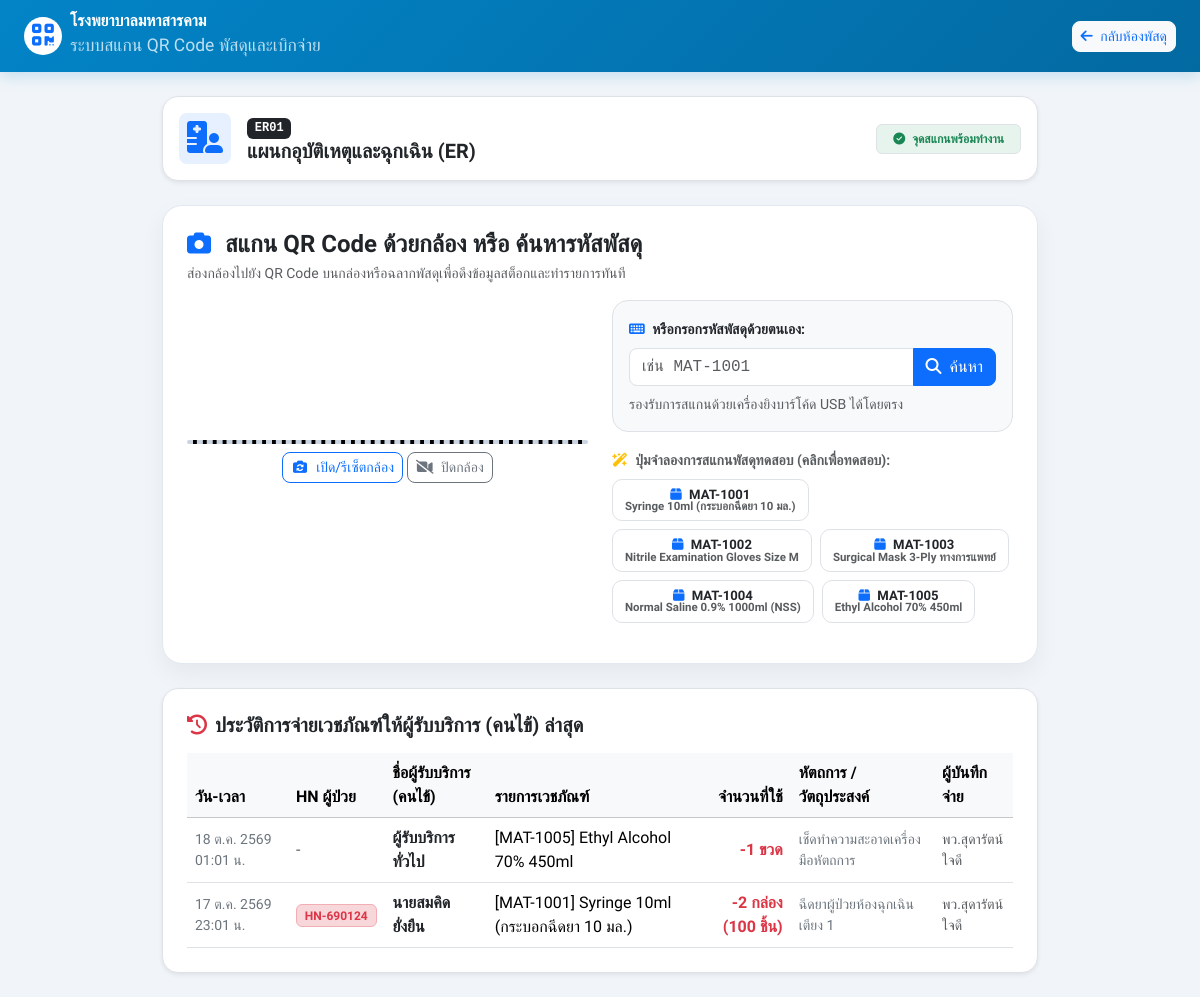
The page /unit/scan.php (signed in) on the database its author committed.
### tables this page shows
CREATE TABLE `units` (
    `unit_id` INT AUTO_INCREMENT PRIMARY KEY,
    `unit_code` VARCHAR(50) NOT NULL UNIQUE,
    `unit_name` VARCHAR(150) NOT NULL,
    `phone` VARCHAR(50) DEFAULT NULL,
    `location` VARCHAR(150) DEFAULT NULL,
    `created_at` TIMESTAMP DEFAULT CURRENT_TIMESTAMP
);

CREATE TABLE `materials` (
    `material_id` INT AUTO_INCREMENT PRIMARY KEY,
    `material_code` VARCHAR(100) NOT NULL UNIQUE,
    `barcode` VARCHAR(100) NULL,
    `material_name` VARCHAR(200) NOT NULL,
    `category` VARCHAR(100) DEFAULT 'เวชภัณฑ์สิ้นเปลือง',
    `unit_unit` VARCHAR(50) NOT NULL DEFAULT 'ชิ้น',
    `unit_price` DECIMAL(10,2) NOT NULL DEFAULT 0.00,
    `supplier` VARCHAR(150) NULL DEFAULT 'องค์การเภสัชกรรม (GPO)',
    `lot_no` VARCHAR(100) NULL,
    `exp_date` DATE NULL,
    `min_stock` INT DEFAULT 10,
    `description` TEXT NULL,
    `created_at` TIMESTAMP DEFAULT CURRENT_TIMESTAMP
);

CREATE TABLE `unit_usages` (
    `usage_id` INT AUTO_INCREMENT PRIMARY KEY,
    `unit_id` INT NOT NULL,
    `material_id` INT NOT NULL,
    `patient_hn` VARCHAR(50) NULL,
    `patient_name` VARCHAR(150) NULL,
    `quantity` INT NOT NULL,
    `lot_no` VARCHAR(100) NULL,
    `used_by` VARCHAR(150) NULL,
    `patient_or_purpose` TEXT NULL,
    `used_at` TIMESTAMP DEFAULT CURRENT_TIMESTAMP,
    `user_id` INT NULL,
    FOREIGN KEY (`unit_id`) REFERENCES `units`(`unit_id`) ON DELETE CASCADE,
    FOREIGN KEY (`material_id`) REFERENCES `materials`(`material_id`),
    FOREIGN KEY (`user_id`) REFERENCES `users`(`user_id`)
);

### config.php (called while the page is built, shortened)
<?php
function h($string) {
    return htmlspecialchars($string ?? '', ENT_QUOTES, 'UTF-8');
}
function thaiDate($datetime, $showTime = true) {
    $timestamp = strtotime($datetime);
    $thai_months = [
        1 => 'ม.ค.', 2 => 'ก.พ.', 3 => 'มี.ค.', 4 => 'เม.ย.', 5 => 'พ.ค.', 6 => 'มิ.ย.',
        7 => 'ก.ค.', 8 => 'ส.ค.', 9 => 'ก.ย.', 10 => 'ต.ค.', 11 => 'พ.ย.', 12 => 'ธ.ค.'
    ];
    $year = date('Y', $timestamp) + 543;
    $month = $thai_months[(int)date('n', $timestamp)];
    $day = date('j', $timestamp);
    if ($showTime) {
        return "$day $month $year " . date('H:i', $timestamp) . " น.";
    }
    return "$day $month $year";
}
    ?>

### unit/scan.php (the view, shortened to what this page needs)
<?php
require_once __DIR__ . '/../config.php';
$current_unit_id = (int)($_SESSION['unit_id'] ?? 2);
$unit_stmt = $pdo->prepare("SELECT * FROM units WHERE unit_id = ?");
$unit_stmt->execute([$current_unit_id]);
$current_unit = $unit_stmt->fetch();
$all_materials = $pdo->query("SELECT material_id, material_code, barcode, material_name, category FROM materials ORDER BY material_id ASC")->fetchAll();
$patient_usages_stmt = $pdo->prepare("
    SELECT u.*, m.material_code, m.barcode, m.material_name, m.unit_unit
    FROM unit_usages u
    JOIN materials m ON u.material_id = m.material_id
    WHERE u.unit_id = ?
    ORDER BY u.usage_id DESC
    LIMIT 15
");
$patient_usages_stmt->execute([$current_unit_id]);
$recent_patient_usages = $patient_usages_stmt->fetchAll();
?>
<!DOCTYPE html>
<html lang="th">
<head>
    <link href="https://cdn.jsdelivr.net/npm/bootstrap@5.3.2/dist/css/bootstrap.min.css" rel="stylesheet">
    <link href="https://cdnjs.cloudflare.com/ajax/libs/font-awesome/6.5.1/css/all.min.css" rel="stylesheet">
</head>
<body>
<nav class="navbar navbar-expand-lg navbar-dark navbar-scanner sticky-top py-2">
    <div class="container-fluid px-lg-4">
        <a class="navbar-brand d-flex align-items-center" href="<?= BASE_URL ?>/unit/dashboard.php">
            <span class="bg-white text-dark rounded-circle p-2 me-2 d-inline-flex align-items-center justify-content-center" style="width: 38px; height: 38px;">
                <i class="fa-solid fa-qrcode text-primary fa-lg"></i>
            </span>
            <div>
                <span class="fw-bold d-block lh-1 fs-6 fs-md-5">โรงพยาบาลมหาสารคาม</span>
                <span class="small opacity-75 fs-7">ระบบสแกน QR Code พัสดุและเบิกจ่าย</span>
            </div>
        </a>
        <div class="d-flex align-items-center gap-2">
            <a href="<?= BASE_URL ?>/unit/dashboard.php<?= isset($_GET['unit_id']) ? '?unit_id='.$current_unit_id : '' ?>" class="btn btn-sm btn-light text-primary fw-medium rounded-3">
                <i class="fa-solid fa-arrow-left me-1"></i> กลับห้องพัสดุ
            </a>
        </div>
    </div>
</nav>
<div class="container py-4" style="max-width: 900px;">
    <div class="d-flex align-items-center justify-content-between bg-white p-3 rounded-4 border shadow-sm mb-4">
        <div class="d-flex align-items-center">
            <div class="p-2 bg-primary bg-opacity-10 text-primary rounded-3 me-3">
                <i class="fa-solid fa-hospital-user fa-2x"></i>
            </div>
            <div>
                <span class="badge bg-dark font-monospace"><?= h($current_unit['unit_code']) ?></span>
                <h5 class="fw-bold text-dark mb-0"><?= h($current_unit['unit_name']) ?></h5>
            </div>
        </div>
        <span class="badge bg-success bg-opacity-10 text-success border px-3 py-2">
            <i class="fa-solid fa-circle-check me-1"></i> จุดสแกนพร้อมทำงาน
        </span>
    </div>
    <div class="card scanner-card p-4 mb-4">
        <h4 class="fw-bold mb-1 text-dark">
            <i class="fa-solid fa-camera me-2 text-primary"></i> สแกน QR Code ด้วยกล้อง หรือ ค้นหารหัสพัสดุ
        </h4>
        <p class="text-muted small mb-3">
            ส่องกล้องไปยัง QR Code บนกล่องหรือฉลากพัสดุเพื่อดึงข้อมูลสต็อกและทำรายการทันที
        </p>
        <div class="row g-4 align-items-center mb-3">
            <div class="col-md-6 text-center">
                <div id="reader"></div>
                <div class="mt-2">
                    <button class="btn btn-sm btn-outline-primary rounded-3" id="btnRestartCamera" onclick="startScanner()">
                        <i class="fa-solid fa-camera-rotate me-1"></i> เปิด/รีเซ็ตกล้อง
                    </button>
                    <button class="btn btn-sm btn-outline-secondary rounded-3" id="btnStopCamera" onclick="stopScanner()">
                        <i class="fa-solid fa-video-slash me-1"></i> ปิดกล้อง
                    </button>
                </div>
            </div>
            <div class="col-md-6">
                <div class="bg-light p-3 rounded-4 border">
                    <label class="form-label fw-bold small text-dark mb-2">
                        <i class="fa-solid fa-keyboard me-1 text-primary"></i> หรือกรอกรหัสพัสดุด้วยตนเอง:
                    </label>
                    <div class="input-group mb-2">
                        <input type="text" id="manualCodeInput" class="form-control rounded-start-3 font-monospace" placeholder="เช่น MAT-1001">
                        <button class="btn btn-primary rounded-end-3" onclick="processManualCode()">
                            <i class="fa-solid fa-magnifying-glass me-1"></i> ค้นหา
                        </button>
                    </div>
                    <small class="text-muted d-block">รองรับการสแกนด้วยเครื่องยิงบาร์โค้ด USB ได้โดยตรง</small>
                </div>
                <div class="mt-3">
                    <label class="form-label fw-semibold small text-muted mb-2">
                        <i class="fa-solid fa-wand-magic-sparkles text-warning me-1"></i> ปุ่มจำลองการสแกนพัสดุทดสอบ (คลิกเพื่อทดสอบ):
                    </label>
                    <div class="d-flex flex-wrap gap-2">
                        <?php foreach (array_slice($all_materials, 0, 5) as $sm): ?>
                            <span class="badge bg-white text-dark border quick-item-badge"
                                  onclick="lookupMaterial('<?= h($sm['material_code']) ?>')">
                                <i class="fa-solid fa-box text-primary me-1"></i> <?= h($sm['material_code']) ?>
                                <small class="text-muted d-block"><?= h($sm['material_name']) ?></small>
                            </span>
                        <?php endforeach; ?>
                    </div>
                </div>
            </div>
        </div>
    </div>
    <div class="card p-4 rounded-4 border shadow-sm bg-white mt-4">
        <h5 class="fw-bold text-dark mb-3">
            <i class="fa-solid fa-clock-rotate-left text-danger me-2"></i>ประวัติการจ่ายเวชภัณฑ์ให้ผู้รับบริการ (คนไข้) ล่าสุด
        </h5>
        <div class="table-responsive">
            <table class="table table-hover align-middle mb-0">
                <thead class="table-light">
                    <tr>
                        <th>วัน-เวลา</th>
                        <th>HN ผู้ป่วย</th>
                        <th>ชื่อผู้รับบริการ (คนไข้)</th>
                        <th>รายการเวชภัณฑ์</th>
                        <th class="text-end">จำนวนที่ใช้</th>
                        <th>หัตถการ / วัตถุประสงค์</th>
                        <th>ผู้บันทึกจ่าย</th>
                    </tr>
                </thead>
                <tbody>
                    <?php if (empty($recent_patient_usages)): ?>
                        <tr>
                            <td colspan="7" class="text-center py-4 text-muted">ยังไม่มีประวัติการเบิกจ่ายให้คนไข้ในแผนกนี้</td>
                        </tr>
                    <?php else: ?>
                        <?php foreach ($recent_patient_usages as $pu): ?>
                            <tr>
                                <td class="small text-secondary"><?= thaiDate($pu['used_at'], true) ?></td>
                                <td>
                                    <?php if (!empty($pu['patient_hn'])): ?>
                                        <span class="badge bg-danger-subtle text-danger border border-danger-subtle fw-semibold">
                                            <?= h($pu['patient_hn']) ?>
                                        </span>
                                    <?php else: ?>
                                        <span class="text-muted">-</span>
                                    <?php endif; ?>
                                </td>
                                <td class="fw-bold text-dark"><?= h($pu['patient_name'] ?: 'ผู้รับบริการทั่วไป') ?></td>
                                <td>[<?= h($pu['material_code']) ?>] <?= h($pu['material_name']) ?></td>
                                <td class="text-end fw-bold text-danger">-<?= number_format($pu['quantity']) ?> <?= h($pu['unit_unit']) ?></td>
                                <td class="small text-secondary"><?= h($pu['patient_or_purpose'] ?: '-') ?></td>
                                <td class="small text-muted"><?= h($pu['used_by']) ?></td>
                            </tr>
                        <?php endforeach; ?>
                    <?php endif; ?>
                </tbody>
            </table>
        </div>
    </div>
</div>
</body>
</html>

### unit/scan.php (style rules this page uses)
body { font-family: 'Sarabun', sans-serif; background-color: #f1f5f9; }
h1, h2, h3, h4, h5, .nav-link, .btn { font-family: 'Prompt', sans-serif; }
.navbar-scanner { background: linear-gradient(135deg, #0284c7 0%, #0369a1 100%); box-shadow: 0 4px 15px rgba(2, 132, 199, 0.2); }
.scanner-card { background: #ffffff; border-radius: 20px; border: 1px solid #e2e8f0; box-shadow: 0 10px 25px rgba(0, 0, 0, 0.05); overflow: hidden; }
#reader { width: 100%; border-radius: 12px; overflow: hidden; border: 2px dashed #cbd5e1; background: #000; }
.quick-item-badge { cursor: pointer; transition: all 0.2s ease; font-size: 0.82rem; padding: 8px 12px; border-radius: 10px; }

### rows shown on the page
units: unit_code "ER01", unit_name "แผนกอุบัติเหตุและฉุกเฉิน (ER)"
materials: material_code "MAT-1001", material_name "Syringe 10ml (กระบอกฉีดยา 10 มล.)"
materials: material_code "MAT-1002", material_name "Nitrile Examination Gloves Size M"
materials: material_code "MAT-1003", material_name "Surgical Mask 3-Ply ทางการแพทย์"
materials: material_code "MAT-1004", material_name "Normal Saline 0.9% 1000ml (NSS)"
materials: material_code "MAT-1005", material_name "Ethyl Alcohol 70% 450ml"
unit_usages: used_at "18 ต.ค. 2569 01:01 น.", patient_name "ผู้รับบริการทั่วไป", material.material_code "MAT-1005", material.material_name "Ethyl Alcohol 70% 450ml", quantity "1", material.unit_unit "ขวด", patient_or_purpose "เช็ดทำความสะอาดเครื่องมือหัตถการ", used_by "พว.สุดารัตน์ ใจดี"
unit_usages: used_at "17 ต.ค. 2569 23:01 น.", patient_hn "HN-690124", patient_name "นายสมคิด ยั่งยืน", material.material_code "MAT-1001", material.material_name "Syringe 10ml (กระบอกฉีดยา 10 มล.)", quantity "2", material.unit_unit "กล่อง (100 ชิ้น)", patient_or_purpose "ฉีดยาผู้ป่วยห้องฉุกเฉิน เตียง 1", used_by "พว.สุดารัตน์ ใจดี"
